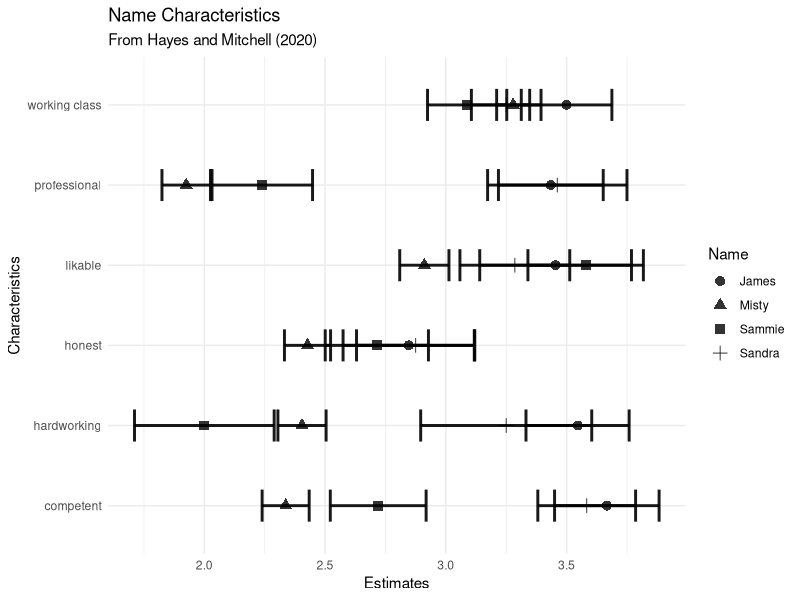
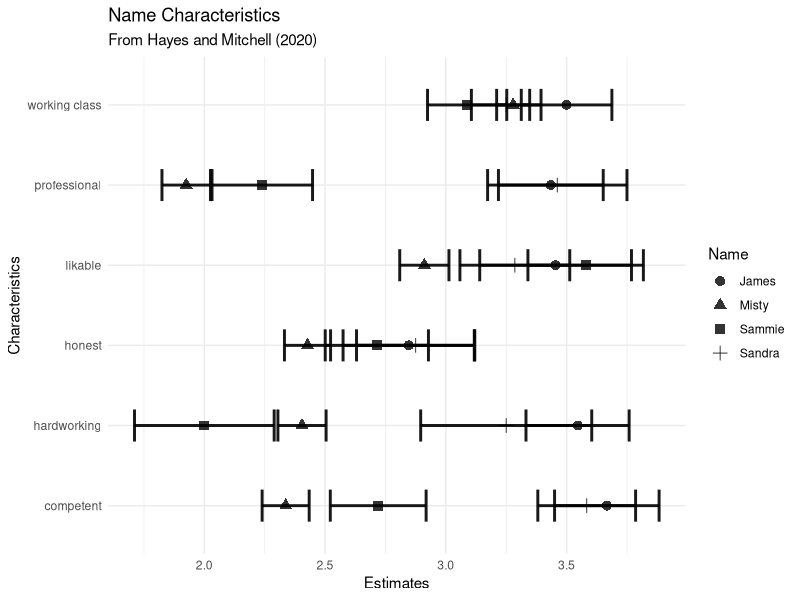

These charts were generated, in order, by the following R code:
library(tidyverse)
library(viridis)

names <- read.csv("Data/names.csv") %>%
  subset(char == "working class" | char == "professional" |
           char == "likable" | char == "honest" |
           char == "hardworking" | char == "competent")

ggplot(names, aes(x=char, y=est)) + 
  geom_errorbar(aes(x=char, ymin=est-se, ymax=est+se), 
                width=0.4, alpha=0.9, size=1) +
  geom_point(aes(shape=name), size=3, alpha=.8) +
  coord_flip() + theme_minimal() +
  labs(title = "Name Characteristics",
       subtitle = "From Hayes and Mitchell (2020)",
       x = "Characteristics",
       y = "Estimates",
       shape = "Name")
ggsave("figs/characteristics.png", width = 6, height = 4)
